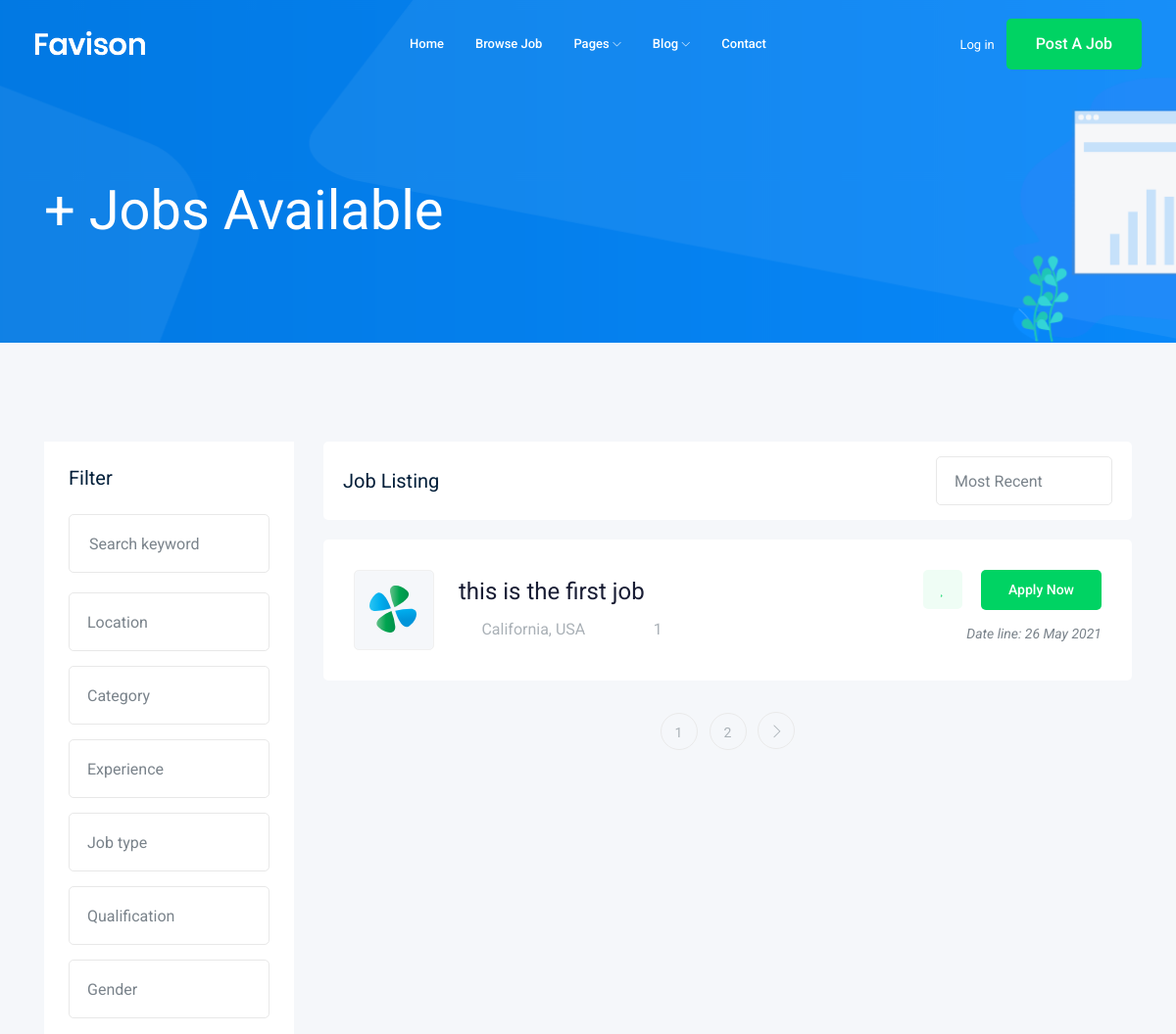
The app's page /jobs/ (upper part), older data.
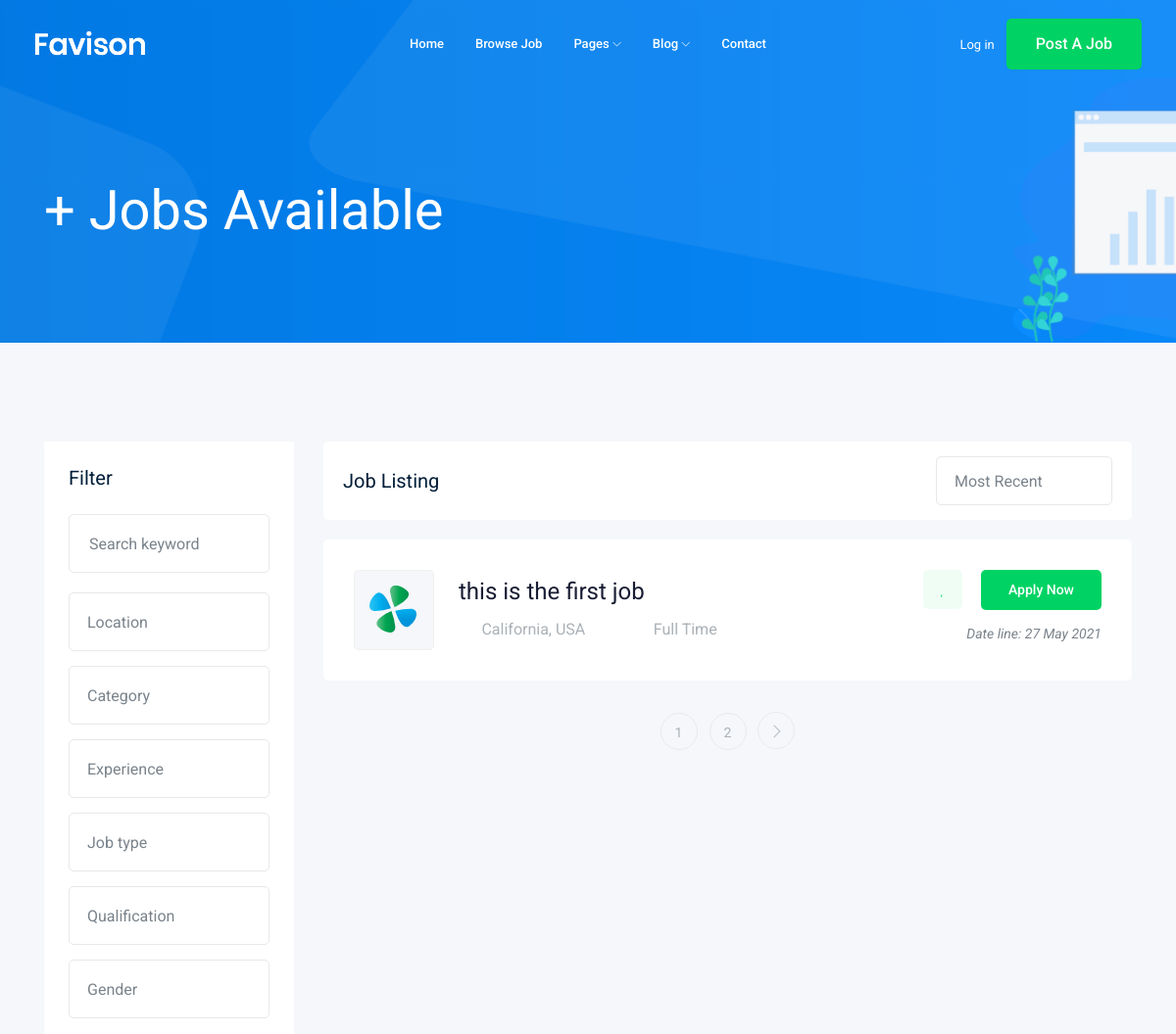
The same page, newer data.
### job/models.py (models this page shows, shortened)
class Job(models.Model):
    title        = models.CharField(max_length=120)
    job_type     = models.CharField(
        max_length = 20,
        choices = job_type_choices,
        default = 'Full Time')
    description  = models.TextField(max_length=1000)
    published_at = models.DateTimeField(auto_now=True) # take the time by it self
    Vacancy      = models.IntegerField(default=1)
    salary       = models.IntegerField(default=0)
    experience   = models.IntegerField(default=1)
    category     = models.ForeignKey('Category', on_delete=models.CASCADE)# One to Many
    image        = models.ImageField(upload_to = 'jobs/')

### job/views.py (the view)
# urls.py: path('',views.job_list),
def job_list(request):
    job_list = Job.objects.all()
    paginator = Paginator(job_list, 1)
    page_number = request.GET.get('page')
    page_obj = paginator.get_page(page_number)
    context = {
        'jobs': page_obj
    }
    return render(request, 'job/job_list.html', context)

### job/templates/job/job_list.html (shortened to what this page needs)
{%extends 'base.html' %}
    {% block content%}
    <div class="bradcam_area bradcam_bg_1">
        <div class="container">
            <div class="row">
                <div class="col-xl-12">
                    <div class="bradcam_text">
                        <h3>{{ jobs.count }}+ Jobs Available</h3>
                    </div>
                </div>
            </div>
        </div>
    </div>
    <div class="job_listing_area plus_padding">
        <div class="container">
            <div class="row">
                <div class="col-lg-3">
                    <div class="job_filter white-bg">
                        <div class="form_inner white-bg">
                            <h3>Filter</h3>
                            <form action="#">
                                <div class="row">
                                    <div class="col-lg-12">
                                        <div class="single_field">
                                            <input type="text" placeholder="Search keyword">
                                        </div>
                                    </div>
                                    <div class="col-lg-12">
                                    </div>
                                    <div class="col-lg-12">
                                    </div>
                                    <div class="col-lg-12">
                                    </div>
                                    <div class="col-lg-12">
                                    </div>
                                    <div class="col-lg-12">
                                    </div>
                                    <div class="col-lg-12">
                                    </div>
                                </div>
                            </form>
                        </div>
                    </div>
                </div>
                <div class="col-lg-9">
                    <div class="recent_joblist_wrap">
                        <div class="recent_joblist white-bg ">
                            <div class="row align-items-center">
                                <div class="col-md-6">
                                    <h4>Job Listing</h4>
                                </div>
                                <div class="col-md-6">
                                    <div class="serch_cat d-flex justify-content-end">
                                    </div>
                                </div>
                            </div>
                        </div>
                    </div>
                    <div class="job_lists m-0">
                        <div class="row">
                            {%for job in jobs %}
                            <div class="col-lg-12 col-md-12">
                                <div class="single_jobs white-bg d-flex justify-content-between">
                                    <div class="jobs_left d-flex align-items-center">
                                        <div class="thumb">
                                            <img src="img/svg_icon/1.svg" alt="">
                                        </div>
                                        <div class="jobs_conetent">
                                            <a href="{% url 'jobs:job_detail' job.id%}"><h4>{{job.title}}</h4></a>
                                            <div class="links_locat d-flex align-items-center">
                                                <div class="location">
                                                    <p> <i class="fa fa-map-marker"></i> California, USA</p>
                                                </div>
                                                <div class="location">
                                                    <p> <i class="fa fa-clock-o"></i>{{job.job_type}}</p>
                                                </div>
                                            </div>
                                        </div>
                                    </div>
                                    <div class="jobs_right">
                                        <div class="apply_now">
                                            <a class="heart_mark" href="#"> <i class="fa fa-heart"></i> </a>
                                            <a href="{% url 'jobs:job_detail' job.id%}" class="boxed-btn3">Apply Now</a>
                                        </div>
                                        <div class="date">
                                            <p>Date line: {{job.published_at|date:"d M Y"}}</p>
                                        </div>
                                    </div>
                                </div>
                            </div>
                            {%endfor%}
                        </div>
                        <div class="row">
                            <div class="col-lg-12">
                                <div class="pagination_wrap">
                                    {%if jobs.has_other_pages%}
                                    <ul>
                                        {%for i in jobs.paginator.page_range %}
                                            <li><a href="?page={{i}}"><span>{{i}}</span></a></li>
                                        {% endfor %}
                                        {%if jobs.has_next %}
                                            <li><a href="?page={{ jobs.next_page_number }}"> <i class="ti-angle-right"></i> </a></li>
                                        {%endif%}
                                    </ul>
                                    {%endif%}
                                </div>
                            </div>
                        </div>
                    </div>
                </div>
            </div>
        </div>
    </div>
    {%endblock%}

### templates/base.html (shortened to what this page needs)
{% load static %}
<!doctype html>
<html class="no-js" lang="zxx">
<head>
    <link rel="stylesheet" href="{% static 'css/bootstrap.min.css' %}">
    <link rel="stylesheet" href="{% static 'css/owl.carousel.min.css' %}">
    <link rel="stylesheet" href="{% static 'css/magnific-popup.css' %}">
    <link rel="stylesheet" href="{% static 'css/font-awesome.min.css' %}">
    <link rel="stylesheet" href="{% static 'css/themify-icons.css' %}">
    <link rel="stylesheet" href="{% static 'css/nice-select.css' %}">
    <link rel="stylesheet" href="{% static 'css/flaticon.css' %}">
    <link rel="stylesheet" href="{% static 'css/jquery-ui.css' %}">
    <link rel="stylesheet" href="{% static 'css/gijgo.css' %}">
    <link rel="stylesheet" href="{% static 'css/animate.min.css' %}">
    <link rel="stylesheet" href="{% static 'css/slicknav.css' %}">
    <link rel="stylesheet" href="{% static 'css/style.css' %}">
</head>
<body>
    <header>
        <div class="header-area ">
            <div id="sticky-header" class="main-header-area">
                <div class="container-fluid ">
                    <div class="header_bottom_border">
                        <div class="row align-items-center">
                            <div class="col-xl-3 col-lg-2">
                                <div class="logo">
                                    <a href="index.html">
                                        <img src="img/logo.png" alt="">
                                    </a>
                                </div>
                            </div>
                            <div class="col-xl-6 col-lg-7">
                                <div class="main-menu  d-none d-lg-block">
                                    <nav>
                                        <ul id="navigation">
                                            <li><a href="index.html">home</a></li>
                                            <li><a href="jobs.html">Browse Job</a></li>
                                            <li><a href="#">pages <i class="ti-angle-down"></i></a>
                                            </li>
                                            <li><a href="#">blog <i class="ti-angle-down"></i></a>
                                            </li>
                                            <li><a href="contact.html">Contact</a></li>
                                        </ul>
                                    </nav>
                                </div>
                            </div>
                            <div class="col-xl-3 col-lg-3 d-none d-lg-block">
                                <div class="Appointment">
                                    <div class="phone_num d-none d-xl-block">
                                        <a href="#">Log in</a>
                                    </div>
                                    <div class="d-none d-lg-block">
                                        <a class="boxed-btn3" href="#">Post a Job</a>
                                    </div>
                                </div>
                            </div>
                            <div class="col-12">
                            </div>
                        </div>
                    </div>
                </div>
            </div>
        </div>
    </header>
    {% block content%}
    {%endblock%}
</body>
</html>

Row changes from the older to the newer data that the page shows:
changed Job "this is the first job": job_type "1" → "Full Time"; published_at "26 May 2021" → "27 May 2021"
